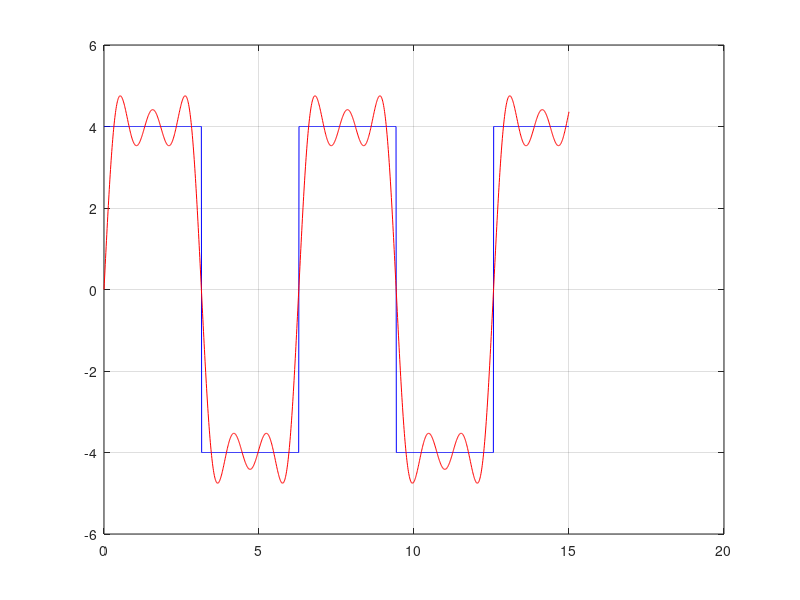

This figure's MATLAB source: (Note: this script raises an error after producing the figure.)
A = [0 1; 0 0];
B = [0; 1];
C = [1 0];

amplitude = 4;
period = 2*pi;
freq = 2*pi/period;

t = 0:0.01:15;
g = amplitude * square(freq * t);
g_approx = 16/pi * (sin(t) + 1/3*sin(3*t) + 1/5*sin(5*t));

G = [0 1 0 0 0 0; -1 0 0 0 0 0; 0 0 0 3 0 0; 0 0 -3 0 0 0; 0 0 0 0 0 5; 0 0 0 0 -5 0];

Cz = -C;
Dz = 16/pi * [1 0 1/3 0 1/5 0];

figure;
plot(t, g, 'b', t, g_approx, 'r');
grid on;

a1 = 2;
R = 1;
nu = 2;
Aa = A + eye(2)*a1;

Q = zeros(2);
[P, K_, e_] = icare(Aa, sqrt(nu)*B, Q, R);
K1 = -inv(R)*B'*P
disp("P:")
double(P)
e = eig(A + B*K1)

syms P [2, 6]
syms Y [1, 6]

eq1 = P*G - A*P == B*Y;
eq2 = Cz*P + Dz == 0;

% eq1, eq2 заданы как матричные равенства
eqs  = [eq1(:); eq2(:)];          % (добавь eq3(:), если оно тоже есть)
vars = [P(:);  Y(:)];             % неизвестные: все элементы P и Y

% Преобразуем в линейную систему A*x = b и решаем символически
[Aeq, beq] = equationsToMatrix(eqs, vars);
xy = Aeq \ beq;                   % символическое решение

% Возвращаем формы матриц
P_sol = reshape(xy(1:numel(P)), size(P));
Y_sol = reshape(xy(numel(P)+1:end), size(Y));

% по желанию упростить/округлить
P_sol = simplify(P_sol);
Y_sol = simplify(Y_sol);

% если все входные матрицы числовые и нужно число:
% P_num = double(P_sol);  Y_num = double(Y_sol);

K2 = double(Y_sol - K1*P_sol)

function printMatrix(Min, prec)
    fmt = ['%0.', num2str(prec), 'f  '];   % формат вывода
    for i = 1:size(Min,1)
        fprintf(fmt, Min(i,:));
        fprintf('\n');
    end
end

disp("P:")
printMatrix(double(P_sol), 4)
disp("Q:")
printMatrix(double(Y_sol), 4)

x0 = [0; 0];
w0 = [0; 1; 0; 1; 0; 1];


%%
if ~exist('images', 'dir')
    mkdir('images');
end

figure;
plot(out.x, 'LineWidth', 2);
title('Состояния x(t) в задаче слежения за меандром', 'Interpreter', 'tex');
ylabel('x(t)');
xlabel('t');
grid on;
legend({'x_1', 'x_2'}, 'Location', 'northwest');
saveas(gcf, fullfile('images', 'meandr_x.png'));

figure;
plot(out.u, 'LineWidth', 2);
title('Формируемое управление u в задаче слежения за меандром', 'Interpreter', 'tex');
ylabel('u(t)');
xlabel('t');
grid on;
saveas(gcf, fullfile('images', 'meandr_u.png'));

figure;
plot(t, g, 'LineWidth', 2); hold on;
plot(t, g_approx, 'LineWidth', 2);
plot(out.y, 'LineWidth', 2, "Linestyle", "--");
hold off;
title('Графики задающего сигнала, его приближения и выхода', 'Interpreter', 'tex');
ylabel('f(t)');
xlabel('t');
grid on;
legend({'y(t)', 'g(t)', 'g̅(t)'}, 'Location', 'southeast');
saveas(gcf, fullfile('images', 'meandr_y.png')); 